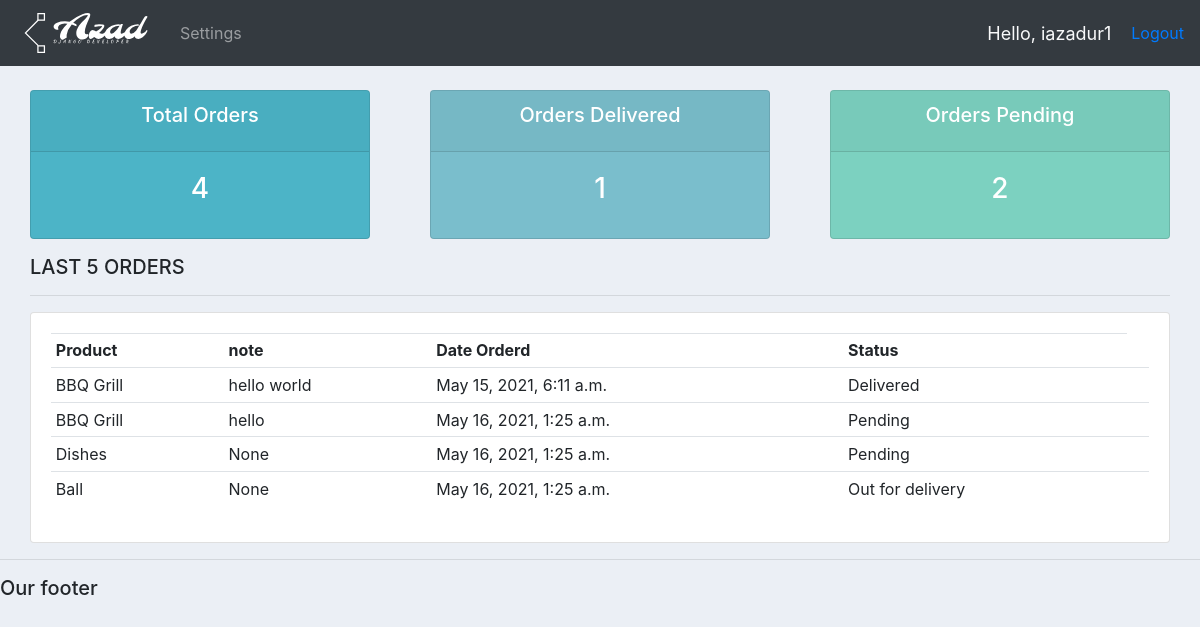
Page /user/ (signed in) on the committed database.
### accounts/models.py (models this page shows, shortened)
class Order(models.Model):
	STATUS = (
			('Pending', 'Pending'),
			('Out for delivery', 'Out for delivery'),
			('Delivered', 'Delivered'),
			)
	customer = models.ForeignKey(Customer, null=True, on_delete= models.SET_NULL)
	product = models.ForeignKey(Product, null=True, on_delete= models.SET_NULL)
	date_created = models.DateTimeField(auto_now_add=True, null=True)
	status = models.CharField(max_length=200, null=True, choices=STATUS)
	note = models.CharField(max_length=1000, null=True, )

class Product(models.Model):
	CATEGORY = (
			('Indoor', 'Indoor'),
			('Out Door', 'Out Door'),
			)
	name = models.CharField(max_length=200, null=True)
	price = models.FloatField(null=True)
	category = models.CharField(max_length=200, null=True, choices=CATEGORY)
	description = models.CharField(max_length=200, null=True, blank=True)
	date_created = models.DateTimeField(auto_now_add=True, null=True)
	tags = models.ManyToManyField(Tag)
	def __str__(self):
		return self.name

### accounts/decoraters.py (the view)
        def wrapper_func(request, *args, **kwargs):
            group = None
            if request.user.groups.exists():
                group = request.user.groups.all()[0].name
            if group in allowed_roles:
                return view_func(request, *args, **kwargs)
            else:
                return HttpResponse('You are not authorized to view this page')

### accounts/decoraters.py (called while the page is built)
def allowed_users(allowed_roles=[]):
    def decorator(view_func):
        def wrapper_func(request, *args, **kwargs):
            group = None
            if request.user.groups.exists():
                group = request.user.groups.all()[0].name
            if group in allowed_roles:
                return view_func(request, *args, **kwargs)
            else:
                return HttpResponse('You are not authorized to view this page')
        return wrapper_func
    return decorator

### accounts/views.py (called while the page is built)
@login_required(login_url='login')
@allowed_users(allowed_roles=['customer'])
def userPage(request):
	orders = request.user.customer.order_set.all()
	total_orders = orders.count()
	delivered = orders.filter(status='Delivered').count()
	pending = orders.filter(status='Pending').count()
	context = {
		'orders': orders,
		'total_orders': total_orders,
		'delivered': delivered,
		'pending': pending,
	}
	return render(request, 'accounts/user.html', context)

### accounts/templates/accounts/user.html
{%  extends 'accounts/main.html' %}
{% block content %}
{% include 'accounts/status.html' %}
<div class="col-md">
		<h5>LAST 5 ORDERS</h5>
		<hr>
		<div class="card card-body">
			<table class="table table-sm">
				<tr>
					<th>Product</th>
					<th>note</th>
					<th>Date Orderd</th>
					<th>Status</th>
				</tr>
				{% for order in orders %}
				<tr>
					<td>{{order.product}}</td>
					<td>{{order.note}}</td>
					<td>{{order.date_created}}</td>
					<td>{{order.status}}</td>
					<td></td>
				</tr>
				{% endfor %}
			</table>
		</div>
	</div>
{% endblock %}

### accounts/templates/accounts/navbar.html (shortened to what this page needs)
{% load static %}
<nav class="navbar navbar-expand-lg navbar-dark bg-dark">
  <img src="{% static 'images/logo.svg' %}" alt="" class="navbar-brand logo">
  <div class="collapse navbar-collapse" id="navbarNav">
    <ul class="navbar-nav">
      {% if request.user.is_staff %}
      <li class="nav-item active">
        <a class="nav-link" href="{% url 'home' %}">Dashboard</a>
      </li>
      <li class="nav-item">
        <a class="nav-link" href="{% url 'products' %}">Products</a>
      </li>
      {% else %}
       <li class="nav-item">
        <a class="nav-link" href="{% url 'account' %}">Settings</a>
      </li>
      {% endif %}
    </ul>
  </div>
  <span class="hello-msg text-light">Hello, {{request.user}} </span>
  <span><a href="{% url 'logout' %}">Logout</a></span>
</nav>

### static/css/main.css (style rules this page uses)
body { background-color: #ebeff5; }
.logo { height: 50px; width: 140px; }

### accounts/templates/accounts/navbar.html (style rules this page uses)
.hello-msg { font-size: 18px; color: #fff; margin-right: 20px; }

### rows in the picture
Order: product "BBQ Grill", note "hello world", date_created "May 15, 2021, 6:11 a.m.", status "Delivered"
Order: product "BBQ Grill", note "hello", date_created "May 16, 2021, 1:25 a.m.", status "Pending"
Order: product "Dishes", note "None", date_created "May 16, 2021, 1:25 a.m.", status "Pending"
Order: product "Ball", note "None", date_created "May 16, 2021, 1:25 a.m.", status "Out for delivery"

### other values in the picture
{{ request.user }} "iazadur1"
{{ total_orders }} "4"
{{ delivered }} "1"
{{ pending }} "2"
